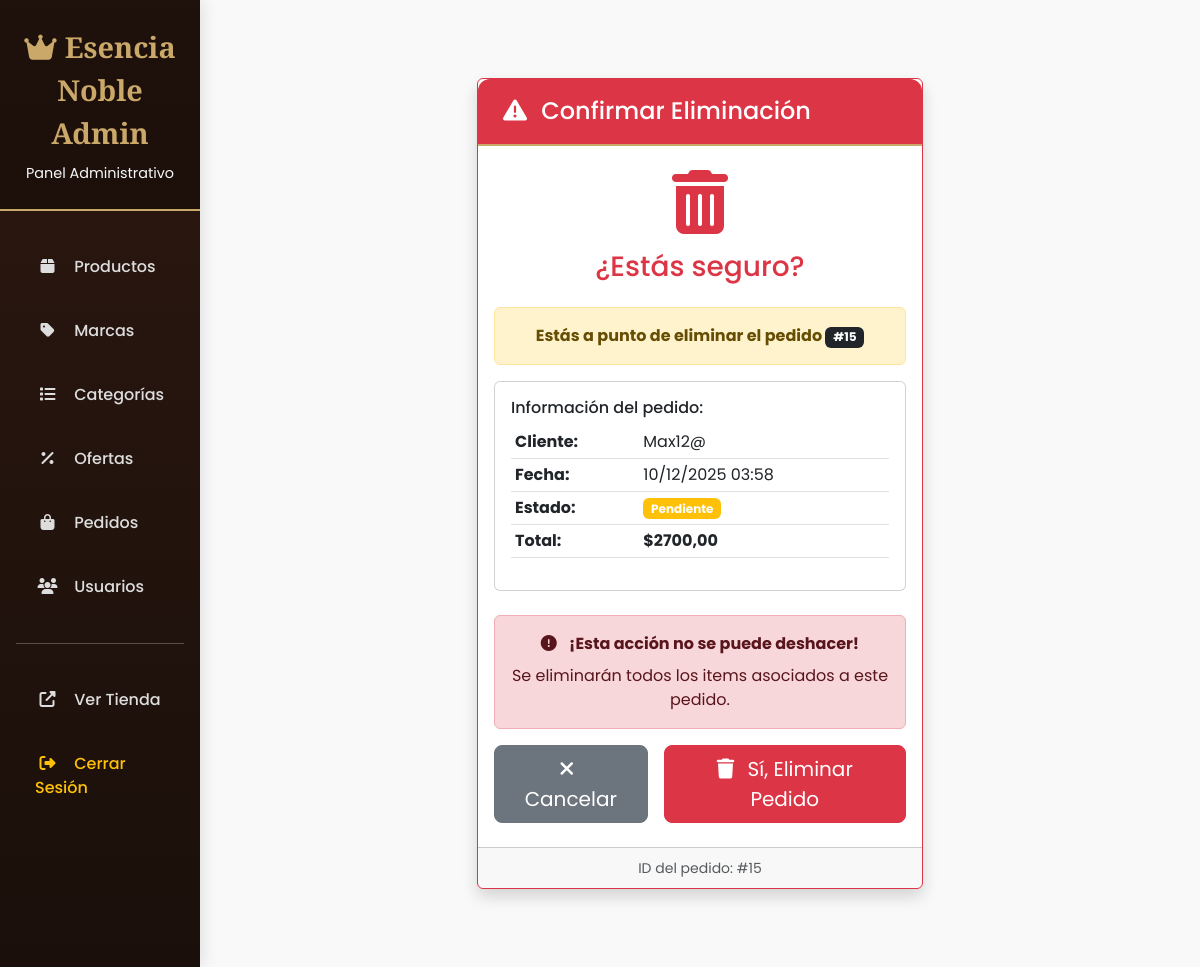
The app's page /panel/pedidos/eliminar/15/ (signed in) with its own data.
### core/models.py (models this page shows, shortened)
class Pedido(models.Model):
    ESTADO = [
        ('Pendiente', 'Pendiente'),
        ('Pagado', 'Pagado'),
        ('Enviado', 'Enviado'),
        ('Entregado', 'Entregado'),
        ('Cancelado', 'Cancelado'),
    ]
    usuario = models.ForeignKey(User, on_delete=models.CASCADE, related_name='pedidos')
    direccion_envio = models.ForeignKey(Direccion, on_delete=models.SET_NULL, null=True)
    fecha = models.DateTimeField(auto_now_add=True)
    estado = models.CharField(max_length=20, choices=ESTADO, default='Pendiente')
    total = models.DecimalField(max_digits=10, decimal_places=2, default=0.0)
    metodo_pago = models.CharField(max_length=50, blank=True)

class Usuario(AbstractUser):
    telefono = models.CharField(max_length=20, blank=True)
    direccion = models.CharField(max_length=250, blank=True)
    ciudad = models.CharField(max_length=100, blank=True)

### core/views.py (the view)
# urls.py: path("panel/pedidos/eliminar/<int:id>/", views.admin_pedido_eliminar, name="admin_pedido_eliminar"),
@login_required
@staff_member_required
def admin_pedido_eliminar(request, id):
    pedido = get_object_or_404(Pedido, id=id)
    pedido_id = pedido.id
    if request.method == "POST":
        pedido.delete()
        messages.success(request, f'Pedido #{pedido_id} eliminado exitosamente.')
        return redirect("admin_pedidos")
    return render(request, "admin/eliminar_pedido.html", {
        "pedido": pedido
    })

### core/templates/admin/eliminar_pedido.html (shortened to what this page needs)
{% extends "admin/base_admin.html" %}
{% block content %}
<div class="container py-5">
    <div class="row justify-content-center">
        <div class="col-md-6">
            <div class="card border-danger shadow">
                <div class="card-header bg-danger text-white">
                    <h4 class="mb-0">
                        <i class="fas fa-exclamation-triangle me-2"></i>
                        Confirmar Eliminación
                    </h4>
                </div>
                <div class="card-body text-center py-4">
                    <div class="mb-4">
                        <i class="fas fa-trash-alt fa-4x text-danger mb-3"></i>
                        <h3 class="text-danger">¿Estás seguro?</h3>
                    </div>
                    <div class="alert alert-warning">
                        <p class="mb-0">
                            <strong>Estás a punto de eliminar el pedido <span class="badge bg-dark">#{{ pedido.id }}</span></strong>
                        </p>
                    </div>
                    <div class="card mb-4">
                        <div class="card-body text-start">
                            <h6>Información del pedido:</h6>
                            <table class="table table-sm">
                                <tr>
                                    <td><strong>Cliente:</strong></td>
                                    <td>{{ pedido.usuario.username }}</td>
                                </tr>
                                <tr>
                                    <td><strong>Fecha:</strong></td>
                                    <td>{{ pedido.fecha|date:"d/m/Y H:i" }}</td>
                                </tr>
                                <tr>
                                    <td><strong>Estado:</strong></td>
                                    <td>
                                        {% if pedido.estado == 'Pendiente' %}
                                        <span class="badge bg-warning">{{ pedido.estado }}</span>
                                        {% elif pedido.estado == 'Entregado' %}
                                        <span class="badge bg-success">{{ pedido.estado }}</span>
                                        {% elif pedido.estado == 'Cancelado' %}
                                        <span class="badge bg-danger">{{ pedido.estado }}</span>
                                        {% else %}
                                        <span class="badge bg-info">{{ pedido.estado }}</span>
                                        {% endif %}
                                    </td>
                                </tr>
                                <tr>
                                    <td><strong>Total:</strong></td>
                                    <td class="fw-bold">${{ pedido.total|floatformat:2 }}</td>
                                </tr>
                            </table>
                        </div>
                    </div>
                    <div class="alert alert-danger">
                        <i class="fas fa-exclamation-circle me-2"></i>
                        <strong>¡Esta acción no se puede deshacer!</strong>
                        <p class="mb-0 mt-2">Se eliminarán todos los items asociados a este pedido.</p>
                    </div>
                    <form method="post">
                        <div class="d-flex justify-content-center gap-3">
                            <a href="{% url 'admin_pedidos' %}" class="btn btn-secondary btn-lg">
                                <i class="fas fa-times me-2"></i> Cancelar
                            </a>
                            <button type="submit" class="btn btn-danger btn-lg">
                                <i class="fas fa-trash me-2"></i> Sí, Eliminar Pedido
                            </button>
                        </div>
                    </form>
                </div>
                <div class="card-footer text-muted text-center">
                    <small>ID del pedido: #{{ pedido.id }}</small>
                </div>
            </div>
        </div>
    </div>
</div>
{% endblock %}

### core/templates/admin/base_admin.html (style rules this page uses)
:root { --primary-color: #8a6d3b; --secondary-color: #2c1810; --light-color: #f8f5f0; --accent-color: #c9a86a; --danger-color: #d32f2f; --success-color: #388e3c; }
body { font-family: 'Poppins', sans-serif; background-color: #f9f9f9; color: #333; }
.card-header { background-color: var(--light-color); border-bottom: 2px solid var(--accent-color); color: var(--secondary-color); font-weight: 600; padding: 18px 25px; border-radius: 12px 12px 0 0 !important; }

### records on screen
Pedido: id "15", usuario.username "Max12@", fecha "10/12/2025 03:58", estado "Pendiente", total "2700,00"
